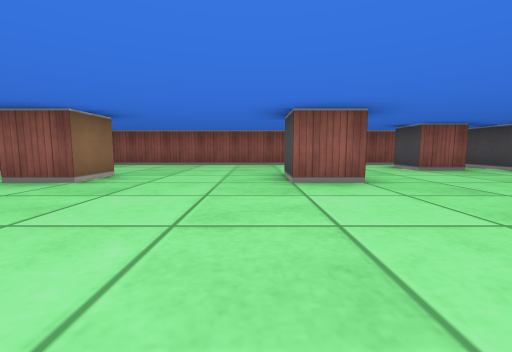
View 1 (above)

12 first-person views from a walk through a cub3D ray-caster map. The camera is about half as high as the walls, tilts 6° down and sees 90° across. The floor is counted in squares. Each view is taken from the middle of a square. On the plan, view 1 faces up. The plan holds only what a view shows up to about 9 squares ahead; the rest is blank.

View 2
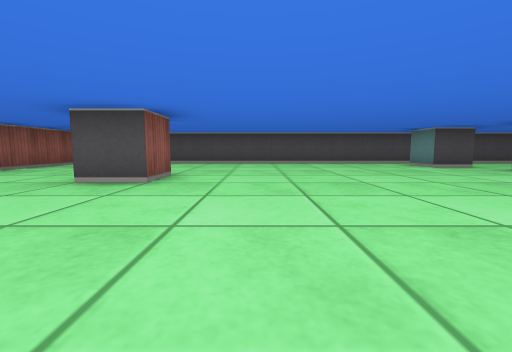

View 3
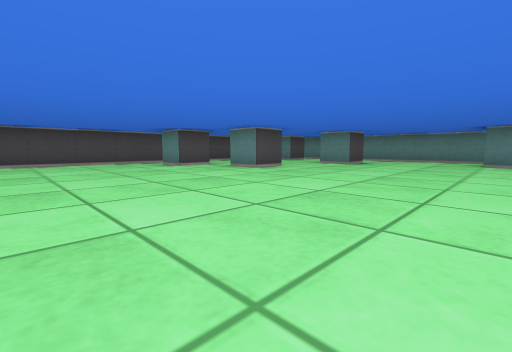

View 4
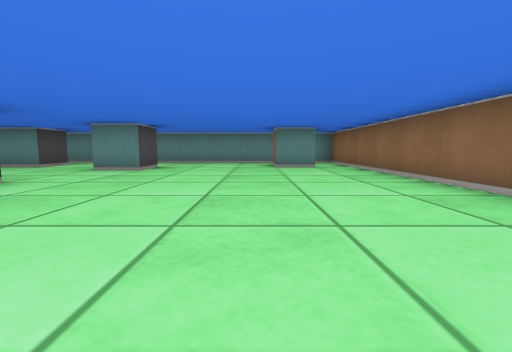

View 5
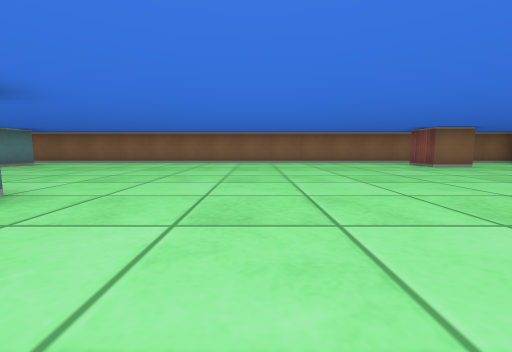

View 6
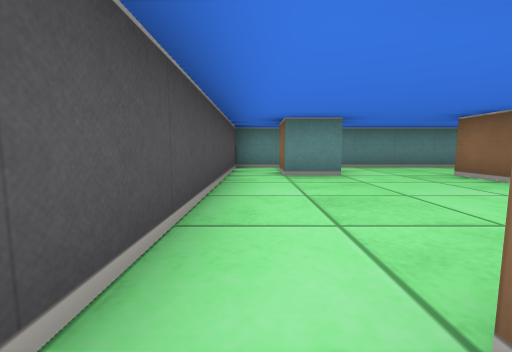

View 7
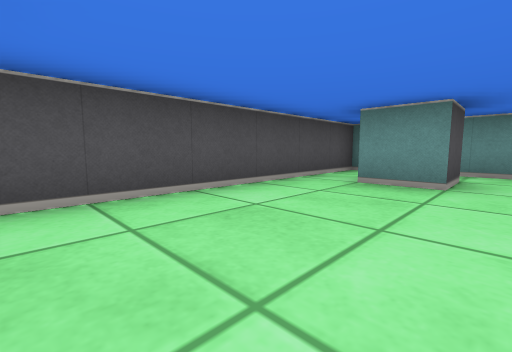

View 8
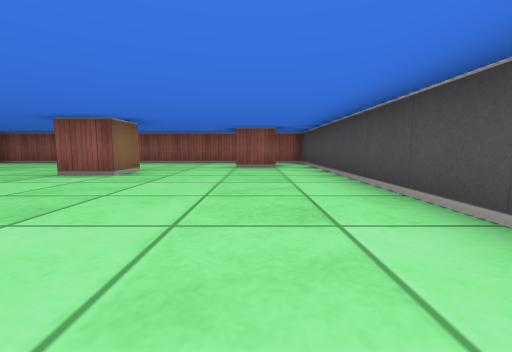

View 9
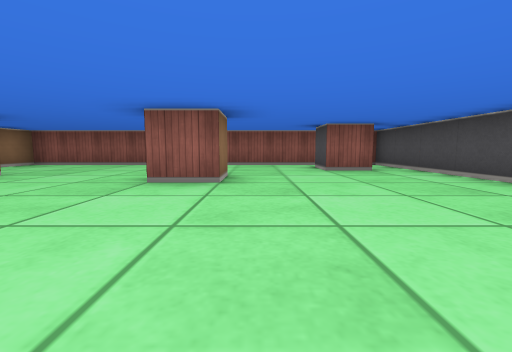

View 10
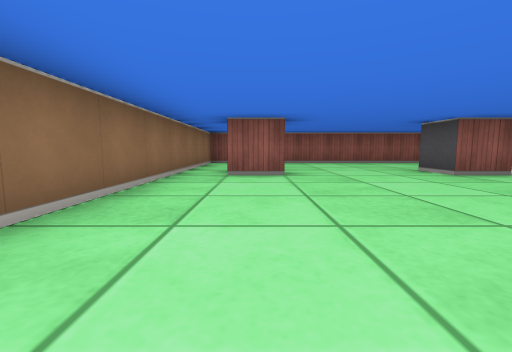

View 11
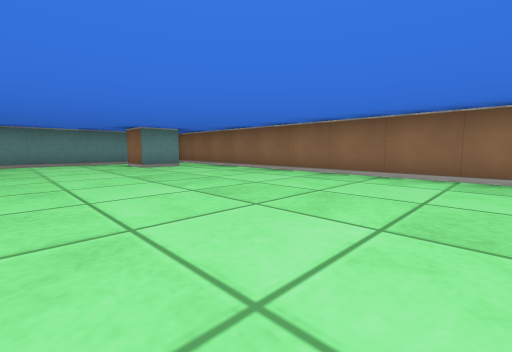

View 12
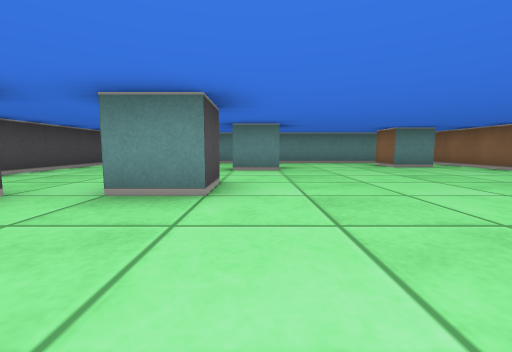

### Floor plan
Points are (right, up) in squares from view 1. A wall is a line through its corners. A room is listed if a view was taken in it or the views show most of it. See-through windows are left out.
Room 1 (views 1, 2, 3, 4, 5, 6, 7, 8, 9, 10, 11, 12)
walls: (1.5, -4.5) (1.5, -3.5) (2.5, -3.5); (3.5, -3.6) (3.5, -2.5) (4.5, -2.5); (1.5, 4.5) (1.5, 3.5) (0.5, 3.5) (0.5, 4.5); (-2.5, 4.6) (-2.5, 3.5) (-3.5, 3.5); (0.5, -7.5) (0.5, -6.5) (1.5, -6.5) (1.5, -7.5); (-3.6, -7.5) (-2.5, -7.5) (-2.5, -8.5); (4.6, 5.5) (3.5, 5.5) (3.5, 6.5); (3.5, -8.5) (3.5, -7.5) (4.5, -7.5) (4.5, -8.4); (-4.5, -9.5) (5.5, -9.5) (5.5, 7.5) (-4.5, 7.5) (-4.5, -9.5)

Where each view was taken, in squares from view 1:
view 1: 0 up, 0 right, facing up
view 2: 2 up, 3 left, facing right
view 3: 1 up, 3 left, facing down-right
view 4: 1 down, 2 left, facing down
view 5: 1 down, 4 right, facing left
view 6: 3 down, 5 right, facing down
view 7: 4 down, 3 right, facing down-right
view 8: 1 down, 4 right, facing up
view 9: 0 up, 2 right, facing up
view 10: 1 down, 3 left, facing up
view 11: 1 down, 0 right, facing down-left
view 12: 1 down, 1 right, facing down
